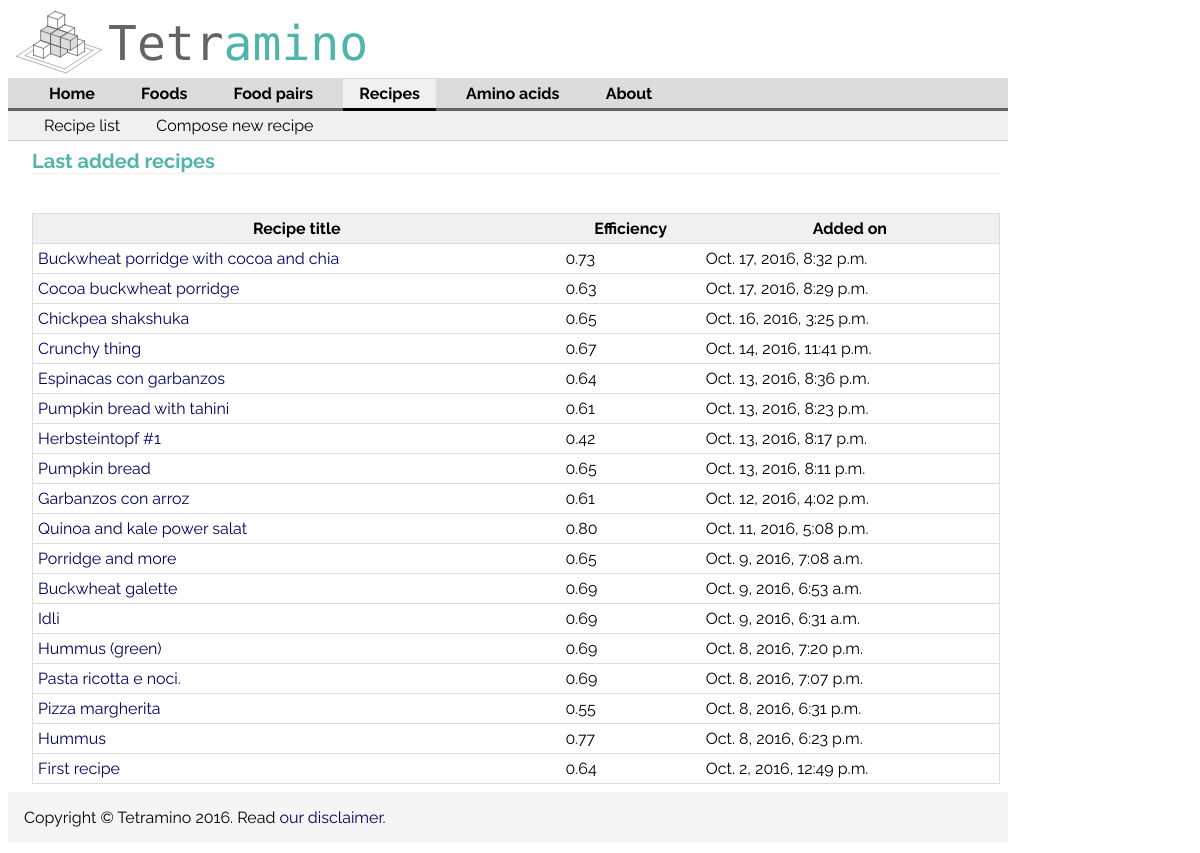
The page /recipeTable/ on the database as committed earlier.
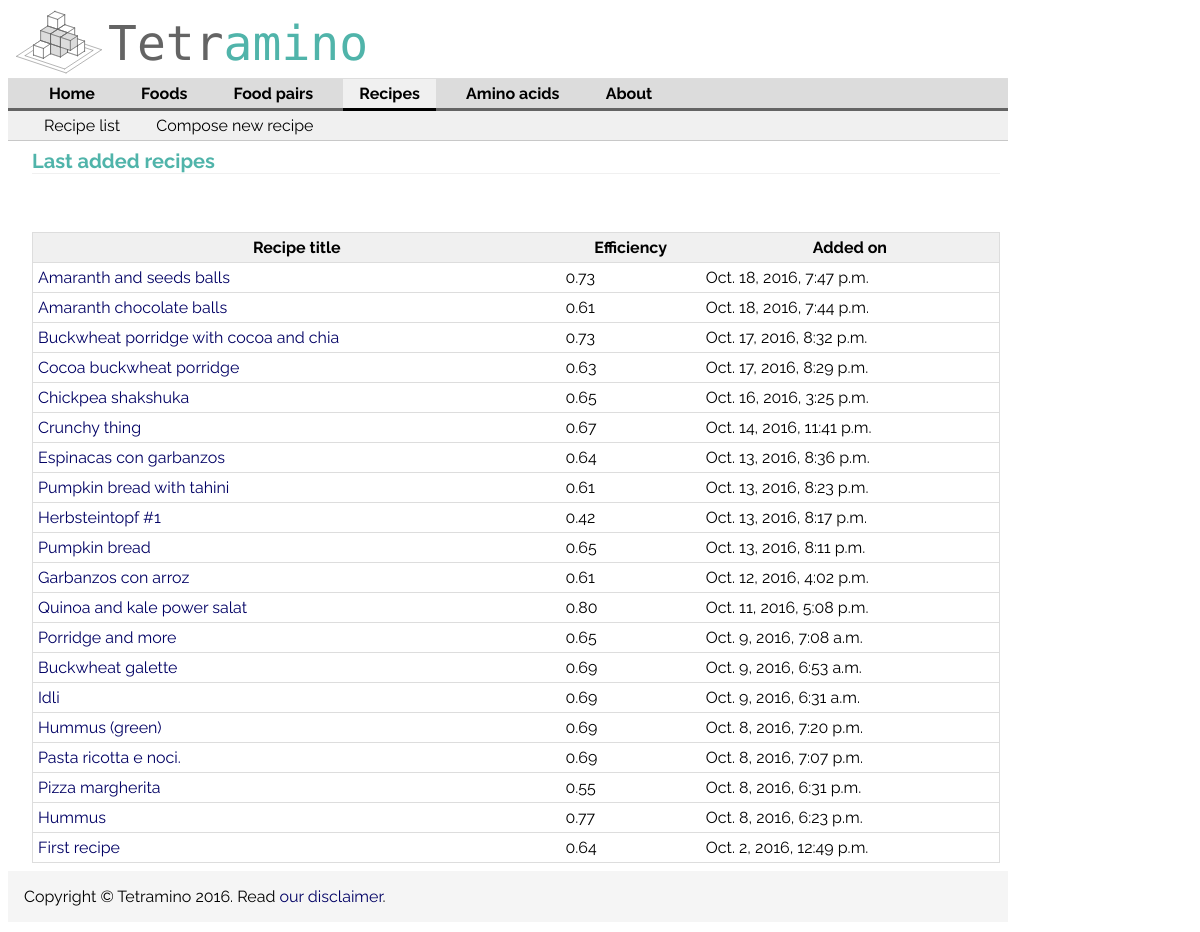
The same page on the database as committed later.
### aminoApp/models.py (models this page shows, shortened)
class Recipe(models.Model):
    title = models.CharField(max_length=255)
    description = models.TextField(null=True, blank=True)
    category = models.CharField(max_length=20, null=True, blank=True) # or a choice
    link = models.CharField(max_length=30, null=True, blank=True)
    date_added = models.DateTimeField('date added', null=True, blank=True,auto_now_add=True)
    efficiency = models.FloatField(null=True)

### aminoApp/views.py (the view)
# urls.py: url(r'^recipeTable/', views.showRecipeTable, name='recipeTable'),
def showRecipeTable(request):
    recipeList= Recipe.objects.order_by('-date_added')[:25]
    context = {'recipeList': recipeList}
    return render(request, 'aminoApp/recipeTable.html', context)

### aminoApp/templates/aminoApp/recipeTable.html (shortened to what this page needs)
{% extends "aminoApp/baseRecipe.html" %}
{% block content %}
<h1>Last added recipes</h1>
    {% if recipeList %}
        <table style="width:100%">
            <tr>
                <th>Recipe title</th>
                <th>Efficiency</th>
                <th>Added on</th>
            </tr>
        {% for recipe in recipeList %}
            <tr>
                <td><a href="/showRecipe/{{ recipe.pk }}/">{{ recipe.title }}</a> </td>
                <td>{{ recipe.efficiency | floatformat:2 }} </td>
                <td>{{ recipe.date_added}} </td>
            </tr>
        {% endfor %}
        </table>
    {% else %}
        <p>No recipe is available.</p>
    {% endif %}
{% endblock %}

### aminoApp/templates/aminoApp/baseRecipe.html (shortened to what this page needs)
{% extends "aminoApp/base.html" %}
{% block section %}section-recipes{% endblock %}
{% block subhead %}
    <ul>
        <li><a href="/recipeTable/">Recipe list</a></li>
        <li><a href="/composeRecipe/">Compose new recipe</a></li>
    </ul>
{% endblock %}

### aminoApp/templates/aminoApp/base.html (shortened to what this page needs)
<!DOCTYPE html>
<html lang="en">
<head>
    {% load static from staticfiles %}
    <link rel="stylesheet" href="{% static "aminoApp/yellowBungeeStyle.css" %}" />
</head>
<body id="{% block section %}section-generic{% endblock %}">
    <div id="container">
        <div id="titlebar">
            <table style="width:100%">
                <tr>
                    <td width="10%"><img src="/static/aminoApp/platefulOfCubes.svg" height="70" width="100" align="middle"/></td>
                    <td>Tetr<span class="titlebarSecondColor">amino</span></td>
                </tr>
            </table>
        </div>
        <div id="headbar">
            {% block headbar %}
            <ul>
                <li class="nav-home"><a href="/">Home</a></li>
                <li class="nav-foods"><a href="/listFoods/" class="foods">Foods</a></li>
                <li class="nav-foodpairs"><a href="/choosePair/">Food pairs</a></li>
                <li class="nav-recipes"><a href="/recipeTable/">Recipes</a></li>
                <li class="nav-aminos"><a href="/listAminoAcids/">Amino acids</a></li>
                <li class="nav-about"><a href="/about/">About</a></li>
            </ul>
            {% endblock %}
        </div>
        <div id="subhead">
            {% block subhead %}{% endblock %}
        </div>
        <div id="content">
            {% block content %}{% endblock %}
        </div>
        <div id="footer">
            {% block footer %}
            Copyright &copy; Tetramino 2016.
            Read <a href="/about_disclaimer/">our disclaimer</a>.
            {% endblock %}
        </div>
    </div>
</body>
</html>

### aminoApp/static/aminoApp/yellowBungeeStyle.css (style rules this page uses)
img { vertical-align:middle; }
ul { list-style-type: circle; padding: 0; margin: 0; }
body { font-family: "Raleway", serif; }
th, td { border-bottom: 1px solid #ddd; padding: 5px; }
th { background-color: rgb(240,240,240); }
table { border-collapse: collapse; border: 1px solid #ddd; width: 80%; }
#titlebar table { border: 0px; }
#titlebar td { font-family: 'Monoton', cursive; font-size: 48px; font-weight: bold margin-top: -0.2em; margin-bottom: -0.1em; margin-left: 0em; margin-right: 0; background-color: white; color: rgb(100,100,100); padding-top: 0; padding-right: 0; padding-bottom: 0; padding-left: 0; }
.titlebarSecondColor { color: rgb(80,180,170); }
div#container { min-width: 700px; max-width: 1000px; }
#headbar ul, #subhead ul { margin: 0; padding: 5px 20px 5px 20px; list-style-type: none; list-style-image: none; }
#headbar li, #subhead li { display: inline; }
#headbar ul li a { text-decoration:none; margin: 5px; padding: 5px 16px 5px 16px; font-weight: bold; color: black; }
#subhead ul li a { text-decoration:none; margin: 4px; padding: 4px 12px 4px 12px; color: black; }
div#headbar { background-color:rgb(220,220,220); border-bottom: solid rgb(100,100,100); }
div#subhead { background-color:rgb(240,240,240); border-bottom: solid 1px rgb(200,200,200); }
a:link { text-decoration: none; color: rgb(0,0,100); }
li a:link { color: rgb(50,50,50); }
#section-home .nav-home a, #section-foods .nav-foods a, #section-about .nav-about a, #section-foodpairs .nav-foodpairs a, #section-recipes .nav-recipes a, #section-aminos .nav-aminos a { background-color:rgb(240,240,240); border-bottom: solid rgb(0,0,0); }
h1 { margin-bottom: 1em; margin-top: 0; margin-left: 0em; font-family: 'Raleway', serif; font-size: 20px; text-align: left; color: rgb(80,180,170); border-bottom: solid 1px rgb(240,240,240); }
div#footer { background-color:rgb(245,245,245); margin-bottom: 0.6em; padding: 1em; }
div#content { margin-left:1em; margin-right: 0em; padding: 0.5em; float: none }

Rows that differ between the two databases and show on the page:
added Recipe: title "Amaranth and seeds balls", efficiency "0.73", date_added "Oct. 18, 2016, 7:47 p.m."
added Recipe: title "Amaranth chocolate balls", efficiency "0.61", date_added "Oct. 18, 2016, 7:44 p.m."
